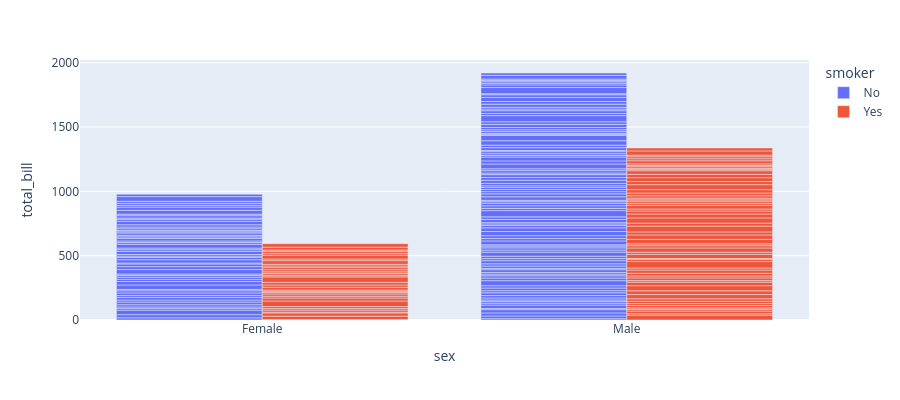

Notebook cell for this chart:
### Code cell
df = px.data.tips()
fig = px.bar(df, x="sex", y="total_bill",
             color='smoker', barmode='group',
             height=400)
fig.show()

### Figure 1 — Plotly figure (JSON) as saved in the notebook; plotly's stock layout.template omitted (floating-point values rounded to 4 significant figures; data arrays with more than 128 entries replaced by an {"elided": "..."} marker saying what was removed)
{"data": [{"alignmentgroup": "True", "hovertemplate": "smoker=No<br>sex=%{x}<br>total_bill=%{y}<extra></extra>", "legendgroup": "No", "marker": {"color": "#636efa", "pattern": {"shape": ""}}, "name": "No", "offsetgroup": "No", "orientation": "v", "showlegend": true, "textposition": "auto", "type": "bar", "x": {"elided": "151 str values"}, "xaxis": "x", "y": {"elided": "151 float values"}, "yaxis": "y"}, {"alignmentgroup": "True", "hovertemplate": "smoker=Yes<br>sex=%{x}<br>total_bill=%{y}<extra></extra>", "legendgroup": "Yes", "marker": {"color": "#EF553B", "pattern": {"shape": ""}}, "name": "Yes", "offsetgroup": "Yes", "orientation": "v", "showlegend": true, "textposition": "auto", "type": "bar", "x": ["Male", "Male", "Male", "Male", "Male", "Male", "Female", "Male", "Female", "Female", "Male", "Male", "Male", "Male", "Female", "Female", "Male", "Male", "Male", "Male", "Female", "Female", "Female", "Female", "Male", "Male", "Male", "Female", "Male", "Female", "Female", "Female", "Male", "Male", "Male", "Male", "Male", "Male", "Male", "Male", "Female", "Male", "Male", "Male", "Male", "Male", "Male", "Female", "Male", "Female", "Male", "Male", "Female", "Male", "Male", "Male", "Male", "Female", "Female", "Male", "Male", "Female", "Female", "Female", "Male", "Female", "Male", "Male", "Male", "Female", "Male", "Male", "Female", "Female", "Female", "Male", "Male", "Male", "Female", "Male", "Female", "Male", "Male", "Female", "Female", "Female", "Male", "Male", "Male", "Male", "Male", "Female", "Male"], "xaxis": "x", "y": [38.01, 11.24, 20.29, 13.81, 11.02, 18.29, 3.07, 15.01, 26.86, 25.28, 17.92, 19.44, 32.68, 28.97, 5.75, 16.32, 40.17, 27.28, 12.03, 21.01, 11.35, 15.38, 44.3, 22.42, 15.36, 20.49, 25.21, 14.31, 16, 17.51, 10.59, 10.63, 50.81, 15.81, 7.25, 31.85, 16.82, 32.9, 17.89, 14.48, 9.6, 34.63, 34.65, 23.33, 45.35, 23.17, 40.55, 20.9, 30.46, 18.15, 23.1, 15.69, 19.81, 28.44, 15.48, 16.58, 10.34, 43.11, 13, 13.51, 18.71, 12.74, 13, 16.4, 20.53, 16.47, 26.59, 38.73, 24.27, 12.76, 30.06, 25.89, 13.27, 28.17, 12.9, 28.15, 11.59, 7.74, 30.14, 12.16, 13.42, 8.58, 13.42, 16.27, 10.09, 22.12, 24.01, 15.69, 15.53, 12.6, 32.83, 27.18, 22.67], "yaxis": "y"}], "layout": {"barmode": "group", "height": 400, "legend": {"title": {"text": "smoker"}, "tracegroupgap": 0}, "margin": {"t": 60}, "xaxis": {"anchor": "y", "domain": [0, 1], "title": {"text": "sex"}}, "yaxis": {"anchor": "x", "domain": [0, 1], "title": {"text": "total_bill"}}}}
